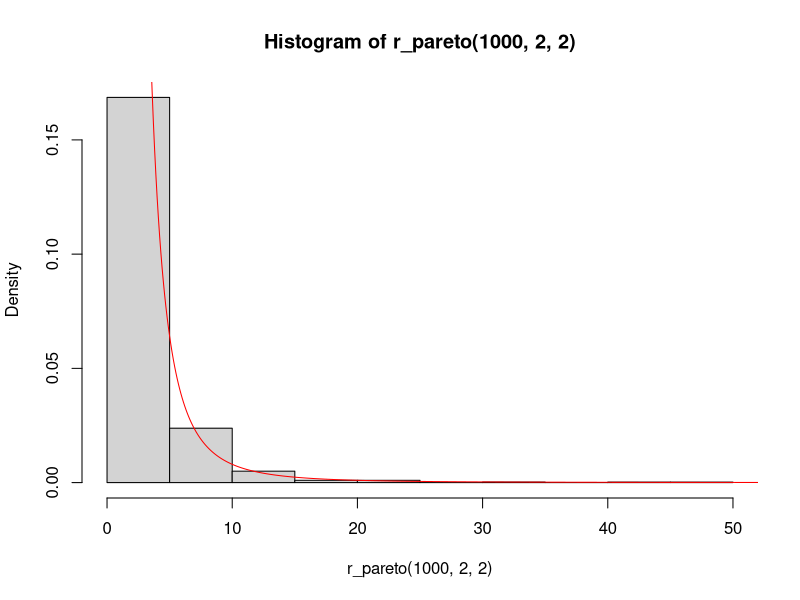
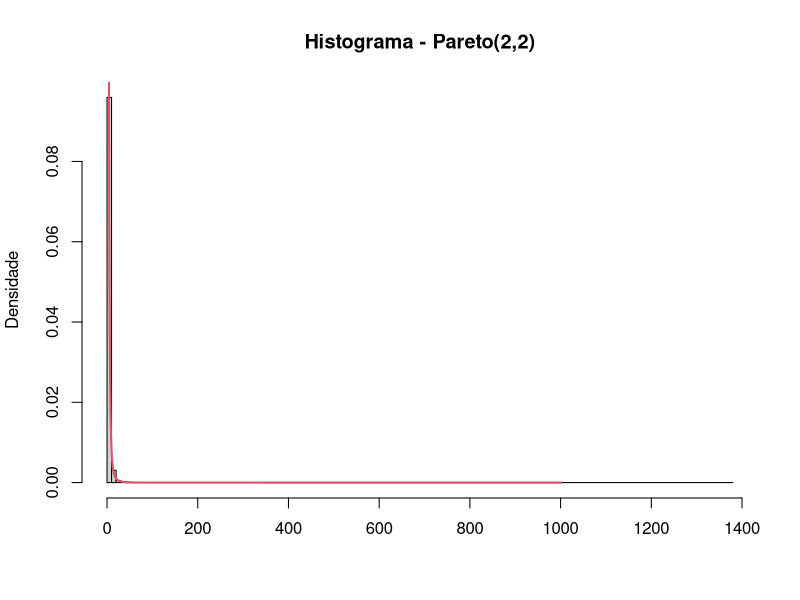
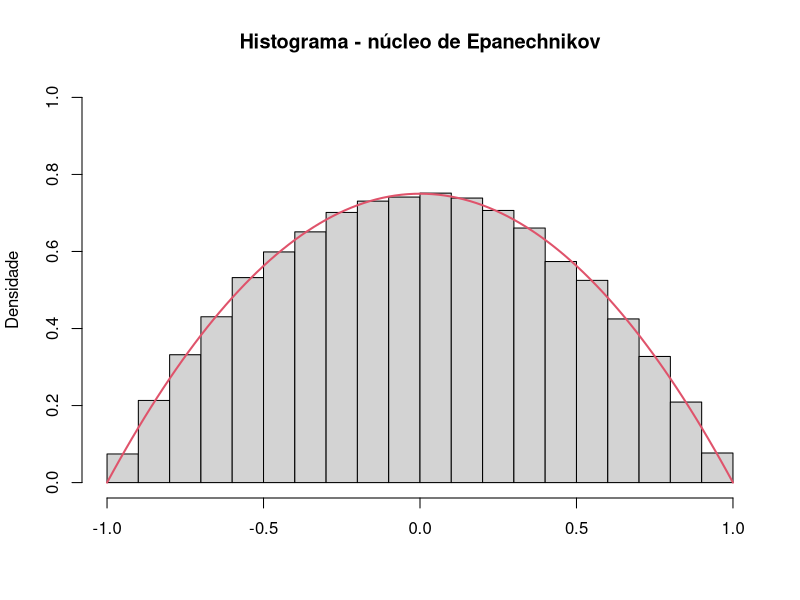

Here is the R script that generated these plots, in order:
rm(list=ls())
## Questão 1
#############################################


#Gerar numeros aleatorios da distribuicao de pareto(2,2) e comparar com a densidade verdadeira

d_pareto <- function(x,a,b){(a*(b^a))/x^(a+1)}
r_pareto <- function(n,a,b){
  u    <- runif(n)
  rpar <- b/((1-u)^(1/a))
}

hist(r_pareto(1000,2,2),prob=TRUE)
vseq <- seq(2,1000,.1)
vdens <- d_pareto(vseq,2,2)
lines(vseq,vdens,col="red")


# histrograma de uma amostra da Pareto(2,2)
hist(r_pareto(100000,2,2),prob=TRUE,breaks=100,main="Histograma - Pareto(2,2)",
     ylab="Densidade",xlab="")
# Adicionando a densidade verdadeira ao histograma
vxseq = seq(2,1000,.1)
vdens = d_pareto(vxseq,2,2)
lines(vxseq,vdens,type="l",col=2,lwd=2)
# Vale destacar que a variância para a Pareto(2,2) é infinita

rm(list=ls())
## Questão 3
#############################################
# densidade Epanechnikov
d_epach = function(x) 3*(1 - x^2)/4
# função para gerar variáveis aleatórias com distribuição Epanechnikov
r_epach = function(n){
  v = rep(0,n)
  for(i in 1:n){
    u1 = runif(1,-1,1); u2 = runif(1,-1,1); u3 = runif(1,-1,1);
    if((abs(u3)>abs(u2))&&(abs(u3)>abs(u1))){
      v[i] = u2
    }else{
      v[i] = u3
    }
  }
  return(v)
}

# histograma de uma amostra da Epanechnikov e a densidade verdadeira
hist(r_epach(100000),prob=TRUE,main="Histograma - núcleo de Epanechnikov",
     ylim=c(0,1),ylab="Densidade",xlab="")
curve(d_epach, xlim=c(-1,1),add=TRUE,col=2,lwd=2)
###############################################
rm(list=ls())
## Questão 4
n  <- 50
p2 <- numeric(n)
rep <- 5000
G   <- numeric(rep)
k <- 1
xdec <- seq(0,1,.1)
######################################
while(k < rep){ 
    x <- rlnorm(n,mean=10,sdlog = 1)
   p1    <- (1/((n^2)*mean(x)))
  xs <- sort(x)
    for(i in 1:n){
    p2[i] <- ((2*i) - n - 1)*xs[i]    
    }
   k <- k+1
G[k] <- p1*sum(p2)
}

Gstatln <- rbind(mean(G),median(G))
quantile(G, probs = seq(0, 1, 0.1), na.rm = FALSE,
          names = TRUE, type = 7)
print(Gstatln)
#######################################
rm(k)
k <- 1

while(k < rep){ 
  x <- runif(n,min=10,max = 20)
  p1    <- (1/((n^2)*mean(x)))
  xs <- sort(x)
  for(i in 1:n){
    p2[i] <- ((2*i) - n - 1)*xs[i]    
  }
  k <- k+1
  G[k] <- p1*sum(p2)
}
Gstatunif <- rbind(mean(G),median(G))
quantile(G, probs = seq(0, 1, 0.1), na.rm = FALSE,
         names = TRUE, type = 7)
print(Gstatunif)
############################################  
rm(k)
k <- 1

while(k < rep){ 
  x <- rbinom(n,size=1,prob = 0.1)
  p1    <- (1/((n^2)*mean(x)))
  xs <- sort(x)
  for(i in 1:n){
    p2[i] <- ((2*i) - n - 1)*xs[i]    
  }
  G[k] <- p1*sum(p2)
  
  if(is.nan(G[k])==FALSE){
    k <- k+1
    G[k] <- p1*sum(p2)
  }
  
else{
   k <- k
}
}

Gstatbern <- rbind(mean(G),median(G))
quantile(G, probs = seq(0, 1, 0.1), na.rm = FALSE,
         names = TRUE, type = 7)
print(Gstatbern)

###############################################
rm(list=ls())
## Questão 6
#############################################
n      <- 20
rep    <- 100000
alpha  <- 0.05

#a)chi^2
ttestchi  <-  replicate(rep,{
  x = rchisq(n, 1)
  (mean(x)-1)/(sd(x)/sqrt(n))
})
Ind <- ttestchi > qt(1-alpha, n-1)
mean(Ind)

#b)
ttestunif  <-  replicate(rep,{
  x = runif(n,0,2)
  (mean(x)-1)/(sd(x)/sqrt(n))
})
Ind <- ttestunif > qt(1-alpha, n-1)
mean(Ind)

#c)
ttestexp  <-  replicate(rep,{
  x = rexp(n,1)
  (mean(x)-1)/(sd(x)/sqrt(n))
})
Ind <- ttestexp > qt(1-alpha, n-1)
mean(Ind)

rm(list=ls())
## Questão 7
#############################################
n      <- 1e6
rn     <- runif(n,0,pi/3)
sinrn  <- sin(rn)
estMC  <- ((pi/3)-0)*mean(sinrn)
print(estMC)

vv <- 1/2  ## valor verdadeiro

## Comparando os valores

erro = abs(estMC - vv)
print(erro)
## 2.891086e-06

##############################################

rm(list=ls())
## Questão 9
#############################################
n          <- 500000
rn         <- runif(n)
integral   <- ((exp(-rn))/(1+(rn^2)))
MCconv     <-  mean(integral) ##metodo convencional
varconv    <- (1/n) * sum((MCconv-integral)^2)

rn1        <- 1-rn
int1       <- integral
int2       <- ((exp(-rn1))/(1+(rn1^2)))
MCant      <- mean((int1 + int2)/2)  
varant     <- var(int1 + int2) ## Metodo das variaveis antiteticas

## Comparando os valores

vargain = ((varconv - varant)/varconv)
print(vargain)
## 0.927129 reducao de 92.71% da variancia

##############################################
#Questão 10

# Na primeira resolução iremos supor que sabemos gerar de uma normal truncada e fazer o método de importância
rm(list=ls())

MCNormTruncX2 <- function(n,lower=1,upper=Inf,media=0,dp=1){

if("truncnorm" %in% rownames(installed.packages())==FALSE){install.packages("truncnorm");library(truncnorm)}  else library(truncnorm)
  
rtn      <- rtruncnorm(n=n,a=lower,b=upper,mean=media,sd=dp)
int1     <- ((rtn^2)*dnorm(x=rtn,mean=media,sd=dp))/dtruncnorm(x=rtn,a=lower,b=upper,mean=media,sd=dp)
impMC1   <- mean(int1)
varinf1  <- var(int1)/n

result   <- list(thetahat = impMC1,
                 varhat   = varinf1,
                 int      = int1)
return(result)
}

rbind(MCNormTruncX2(n=100),MCNormTruncX2(n=1e4),MCNormTruncX2(n=1e6))


# Agora vamos utilizar uma distribuicao exponencial truncada
# Para gerar da exponencial truncada sera utilizado o metodo da inversao
